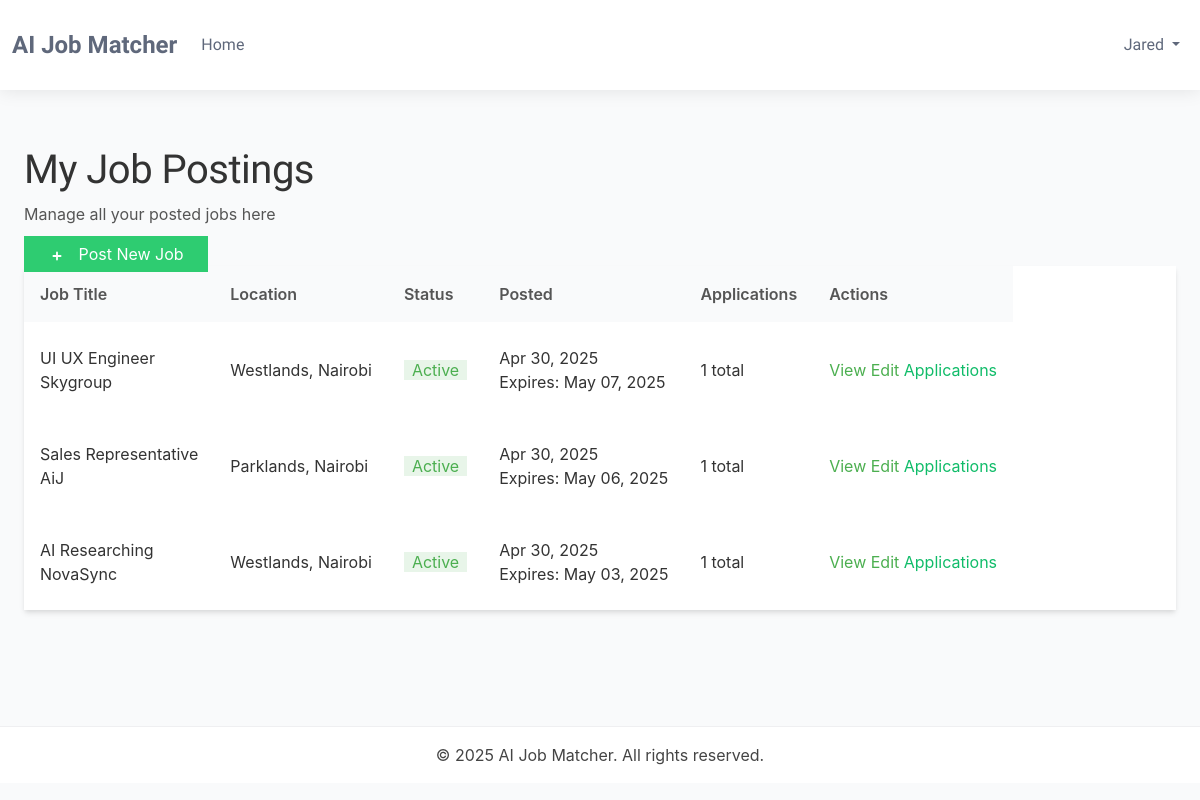
/dashboards/recruiter/jobs/ (signed in), run on an earlier commit of the app's database.
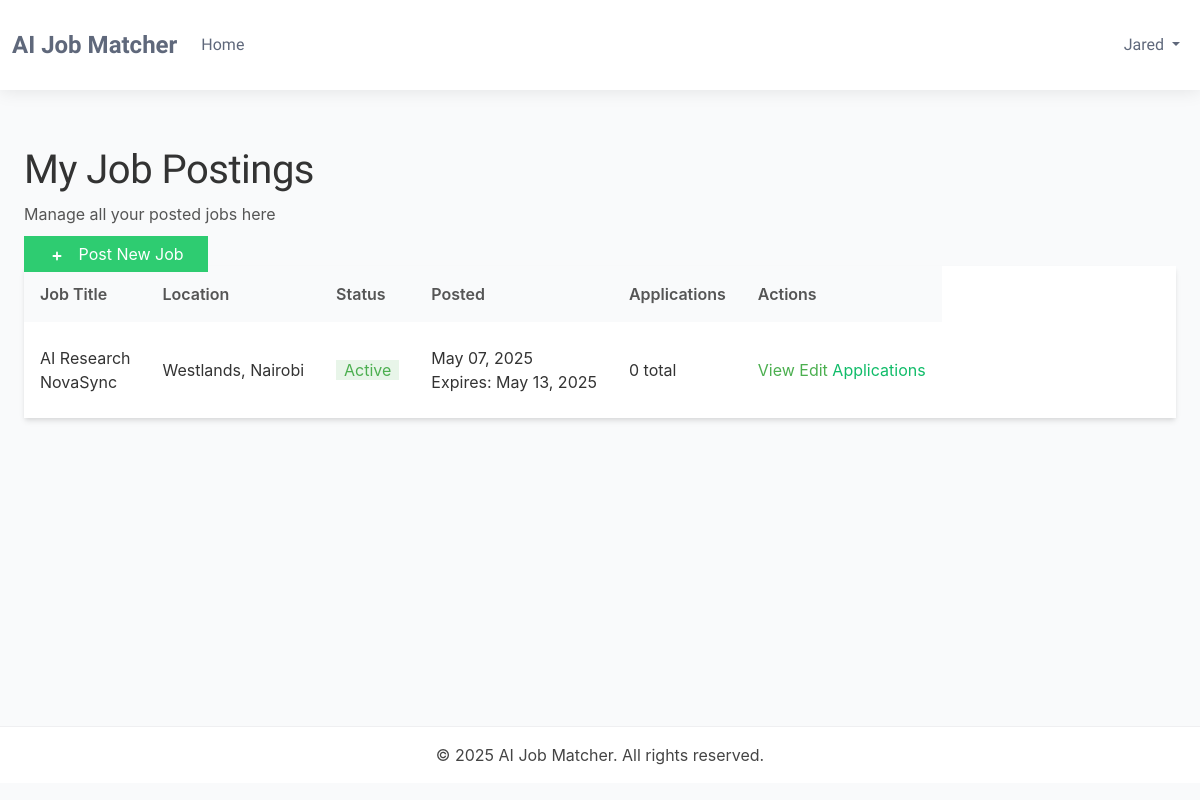
And on a later commit of the database.
### dashboards/models.py (models this page shows, shortened)
class BaseModel(models.Model):
    created_at = models.DateTimeField(auto_now_add=True)
    updated_at = models.DateTimeField(auto_now=True)
    class Meta:
        abstract = True

class JobPosting(BaseModel):
    STATUS_CHOICES = (
        ('active', 'Active'),
        ('filled', 'Filled'),
        ('expired', 'Expired'),
        ('draft', 'Draft'),
    )
    recruiter = models.ForeignKey(Recruiter, on_delete=models.CASCADE, related_name='job_postings')
    title = models.CharField(_('job title'), max_length=255)
    company_name = models.CharField(_('company name'), max_length=255)
    category = models.CharField(_('job category'), max_length=100)
    description = models.TextField(_('job description'))
    requirements = models.TextField(_('job requirements'))
    responsibilities = models.TextField(_('responsibilities'))
    location = models.CharField(_('location'), max_length=255)
    salary_min = models.DecimalField(_('minimum salary'), max_digits=12, decimal_places=2, null=True, blank=True)
    salary_max = models.DecimalField(_('maximum salary'), max_digits=12, decimal_places=2, null=True, blank=True)
    experience_required = models.PositiveIntegerField(_('experience required (years)'), default=0)
    education_level = models.CharField(_('education level'), max_length=100)
    employment_type = models.CharField(_('employment type'), max_length=50)
    status = models.CharField(_('status'), max_length=20, choices=STATUS_CHOICES, default='active')
    expiry_date = models.DateField(_('expiry date'), default=timezone.now)
    skills_required = models.TextField(_('skills required'))
    embedding_vector = models.BinaryField(_('job embedding vector'), null=True, blank=True)
    class Meta:
        ordering = ['-created_at']
        verbose_name = _('Job Posting')
        verbose_name_plural = _('Job Postings')

### dashboards/views.py (the view)
# urls.py: path('recruiter/jobs/', views.job_list, name='job_list'),
@login_required
@user_passes_test(is_recruiter)
def job_list(request):
    recruiter_profile = request.user.recruiter
    jobs = JobPosting.objects.filter(recruiter=recruiter_profile).order_by('-created_at')
    for job in jobs:
        job.application_count = JobApplication.objects.filter(job=job).count()
        job.pending_count = JobApplication.objects.filter(job=job, status='pending').count()
    paginator = Paginator(jobs, 10)  # Show 10 jobs per page
    page_number = request.GET.get('page')
    page_obj = paginator.get_page(page_number)
    context = {
        'page_obj': page_obj,
    }
    return render(request, 'dashboards/job_list.html', context)

### dashboards/views.py (called while the page is built)
def is_recruiter(user):
    return user.is_authenticated and user.role == 'Recruiter'

### templates/dashboards/job_list.html (shortened to what the changed rows need)
{% extends 'dashboards/base.html' %}
{% block content %}
<div class="container mx-auto px-4 py-6">
    <div class="flex justify-between items-center mb-6">
        <div>
            <h1 class="text-3xl font-bold text-gray-800">My Job Postings</h1>
        </div>
    </div>
    <div class="bg-white rounded-lg shadow-md overflow-hidden">
        {% if page_obj %}
            <div class="overflow-x-auto">
                <table class="min-w-full divide-y divide-gray-200">
                    <thead class="bg-gray-50">
                        <tr>
                            <th scope="col" class="px-6 py-3 text-left text-xs font-medium text-gray-500 uppercase tracking-wider">Job Title</th>
                            <th scope="col" class="px-6 py-3 text-left text-xs font-medium text-gray-500 uppercase tracking-wider">Location</th>
                            <th scope="col" class="px-6 py-3 text-left text-xs font-medium text-gray-500 uppercase tracking-wider">Status</th>
                            <th scope="col" class="px-6 py-3 text-left text-xs font-medium text-gray-500 uppercase tracking-wider">Posted</th>
                            <th scope="col" class="px-6 py-3 text-left text-xs font-medium text-gray-500 uppercase tracking-wider">Applications</th>
                            <th scope="col" class="px-6 py-3 text-left text-xs font-medium text-gray-500 uppercase tracking-wider">Actions</th>
                        </tr>
                    </thead>
                    <tbody class="bg-white divide-y divide-gray-200">
                        {% for job in page_obj %}
                        <tr>
                            <td class="px-6 py-4 whitespace-nowrap">
                                <div class="text-sm font-medium text-gray-900">{{ job.title }}</div>
                                <div class="text-xs text-gray-500">{{ job.company_name }}</div>
                            </td>
                            <td class="px-6 py-4 whitespace-nowrap">
                                <div class="text-sm text-gray-900">{{ job.location }}</div>
                            </td>
                            <td class="px-6 py-4 whitespace-nowrap">
                                <span class="px-2 inline-flex text-xs leading-5 font-semibold rounded-full
                                    {% if job.status == 'active' %}bg-green-100 text-green-800
                                    {% elif job.status == 'filled' %}bg-blue-100 text-blue-800
                                    {% elif job.status == 'expired' %}bg-red-100 text-red-800
                                    {% elif job.status == 'draft' %}bg-gray-100 text-gray-800
                                    {% else %}bg-gray-100 text-gray-800{% endif %}">
                                    {{ job.status|title }}
                                </span>
                            </td>
                            <td class="px-6 py-4 whitespace-nowrap text-sm text-gray-500">
                                {{ job.created_at|date:"M d, Y" }}
                                <div class="text-xs text-gray-400">Expires: {{ job.expiry_date|date:"M d, Y" }}</div>
                            </td>
                            <td class="px-6 py-4 whitespace-nowrap">
                                <div class="text-sm text-gray-900">{{ job.application_count }} total</div>
                            </td>
                            <td class="px-6 py-4 whitespace-nowrap text-sm font-medium">
                                <div class="flex space-x-2">
                                    <a href="{% url 'dashboards:job_detail' job_id=job.id %}" class="text-blue-600 hover:text-blue-900">View</a>
                                    <a href="{% url 'dashboards:edit_job' job_id=job.id %}" class="text-indigo-600 hover:text-indigo-900">Edit</a>
                                    <a href="{% url 'dashboards:applications_list' %}?job={{ job.id }}" class="text-green-600 hover:text-green-900">Applications</a>
                                </div>
                            </td>
                        </tr>
                        {% endfor %}
                    </tbody>
                </table>
            </div>
        {% endif %}
    </div>
</div>
{% endblock %}

What changed in the data, as far as the page shows it:
removed JobPosting: title "UI UX Engineer", company_name "Skygroup", location "Westlands, Nairobi", status "Active", created_at "Apr 30, 2025", expiry_date "May 07, 2025", application_count "1"
removed JobPosting: title "Sales Representative", company_name "AiJ", location "Parklands, Nairobi", status "Active", created_at "Apr 30, 2025", expiry_date "May 06, 2025", application_count "1"
removed JobPosting: title "AI Researching", company_name "NovaSync", location "Westlands, Nairobi", status "Active", created_at "Apr 30, 2025", expiry_date "May 03, 2025", application_count "1"
added JobPosting: title "AI Research", company_name "NovaSync", location "Westlands, Nairobi", status "Active", created_at "May 07, 2025", expiry_date "May 13, 2025", application_count "0"
